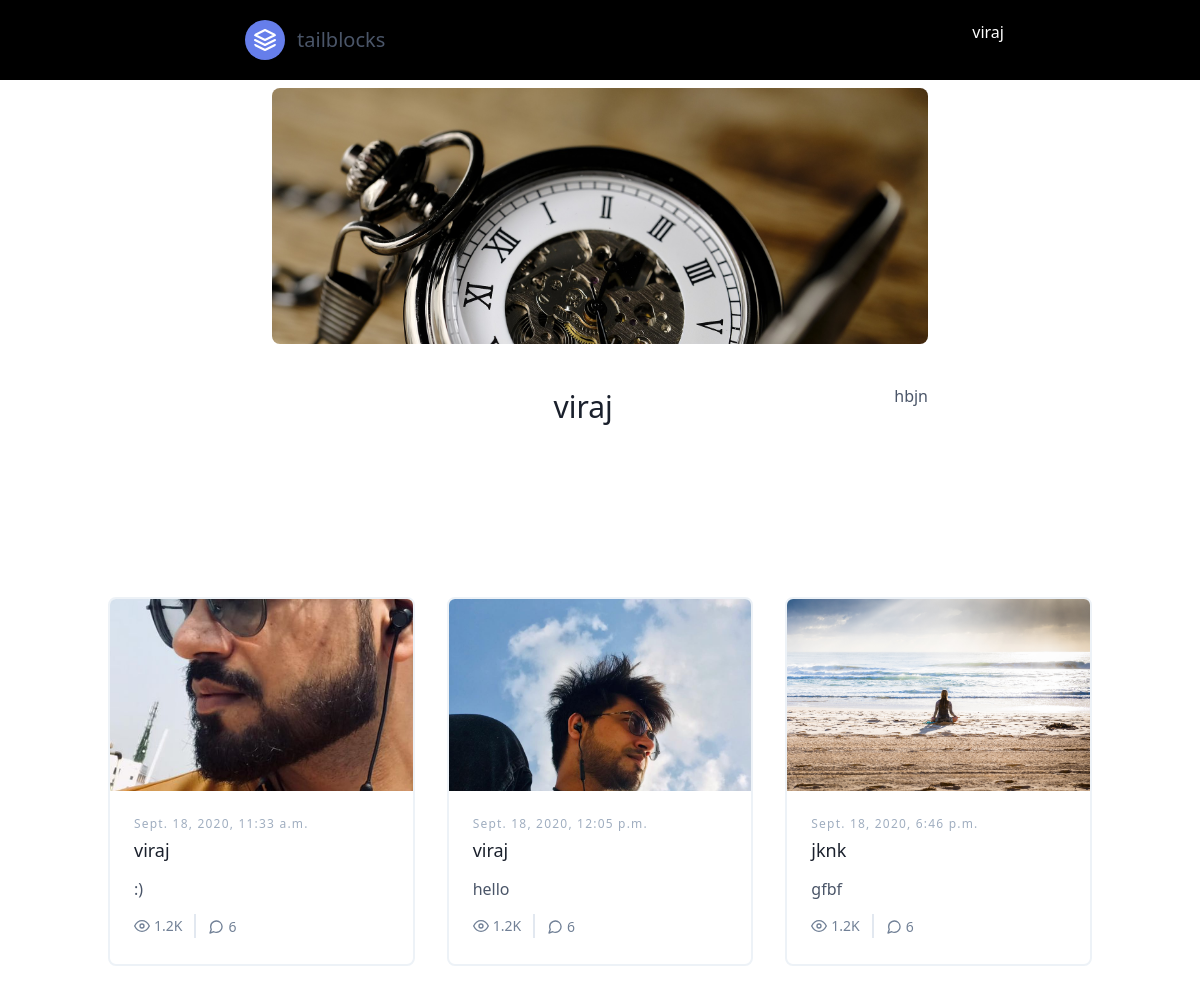
The page /insta/home/profile_detail_user/viraj/ (signed in) on the database its author committed.
### insta/models.py (models this page shows, shortened)
class Profile(models.Model):
    profile_pic = models.ImageField(upload_to='media/profile_pic/',blank=True,null=True,default='nopic/slide3.jpg')
    user = models.OneToOneField(User, on_delete=models.CASCADE)
    address = models.CharField(max_length=200,blank=True,null=True)
    phone_no = models.CharField(validators=[RegexValidator("^0?[5-9]{1}\d{9}$")], max_length=15, null=True, blank=True)

class User_Post(models.Model):
    pic = models.ImageField(upload_to='post/')
    subject = models.CharField(max_length=200)
    msg = models.TextField(null=True, blank=True)
    cr_date = models.DateTimeField(auto_now_add=True)
    uploaded_by = models.ForeignKey(Profile,on_delete=models.CASCADE, null=True, blank=True)

### insta/views.py (the view)
# urls.py: path('home/profile_detail_user/<str:user>/', views.profile_detail_user,name='profile_detail_user'),
@login_required
def profile_detail_user(request,user):
    user = request.user.username
    user_detail_id = get_object_or_404(Profile,user__username=user)
    profile_post = User_Post.objects.filter(uploaded_by=user_detail_id)
    frndRequest = AddFriend.objects.filter(add_by__user__username=user,confirmn=False)
    you_frnds = AddFriend.objects.filter(add_by__user__username=user,confirmn=True)
    parm ={
       'user_profile_detail':user_detail_id,
       'profile_post':profile_post,
       'frndRequest':frndRequest ,
       'you_frnds':you_frnds,
    }
    return render(request,'insta/profile_detail_user.html',parm)

### templates/insta/profile_detail_user.html (shortened to what this page needs)
 {% extends 'base.html'%}
  {% block contect %}
  <section class="text-gray-700 body-font">
  <div class="container px-5 py-2 mx-auto flex flex-col">
    <div class="lg:w-4/6 mx-auto">
      <div class="rounded-lg h-64 overflow-hidden">
      <img src="{{user_profile_detail.profile_pic.url}}" width="100%"; height="100%">
      </div>
      <div class="flex flex-col sm:flex-row mt-10">
         <div class="flex flex-col text-center w-full mb-12">
      <h1 class="sm:text-3xl text-2xl font-medium title-font mb-4 text-gray-900">{{user_profile_detail.user}}</h1>
    </div>
    <div class="contanier">
      <h1>hbjn</h1>
    </div>
      </div>
    </div>
  </div>
</section>
<section class="text-gray-700 body-font">
  <div class="container px-5 py-24 mx-auto">
    <div class="flex flex-wrap -m-4">
      {% for profile_posts in profile_post%}
      <div class="p-4 md:w-1/3">
        <div class="h-full border-2 border-gray-200 rounded-lg overflow-hidden">
            <a href="{% url 'facebook:post_User_Post_commt' profile_posts.id %}">
          <img class="lg:h-48 md:h-36 w-full object-cover object-center" src="{{profile_posts.pic.url}}" alt="blog">
        </a>
          <div class="p-6">
            <h2 class="tracking-widest text-xs title-font font-medium text-gray-500 mb-1">{{profile_posts.cr_date}}</h2>
            <h1 class="title-font text-lg font-medium text-gray-900 mb-3">{{profile_posts.subject}}</h1>
            <p class="leading-relaxed mb-3">{{profile_posts.msg}}</p>
            <div class="flex items-center flex-wrap ">
              <a href="#">
              <span class="text-gray-600 mr-3 inline-flex items-center lg:ml-auto md:ml-0 ml-auto leading-none text-sm pr-3 py-1 border-r-2 border-gray-300">
                <svg class="w-4 h-4 mr-1" stroke="currentColor" stroke-width="2" fill="none" stroke-linecap="round" stroke-linejoin="round" viewBox="0 0 24 24">
                  <path d="M1 12s4-8 11-8 11 8 11 8-4 8-11 8-11-8-11-8z"></path>
                  <circle cx="12" cy="12" r="3"></circle>
                </svg>1.2K
              </span>
            </a>
              <span class="text-gray-600 inline-flex items-center leading-none text-sm">
                6
              </span>
            </div>
          </div>
        </div>
      </div>
      {% endfor %}
    </div>
  </div>
</section>
   {%endblock%}

### templates/base.html (shortened to what this page needs)
<!DOCTYPE html>
<html>
<head>
  {% load static %}
      <link rel="stylesheet" type="text/css" href="{% static 'style.css' %}">
  <link href="https://unpkg.com/tailwindcss@^1.0/dist/tailwind.min.css" rel="stylesheet">
</head>
<body>
  <header class="text-gray-700 body-font bg-black">
  <div class="container flex flex-wrap p-5 flex-col md:flex-row items-center ">
    <a class="flex mr-auto ml-auto order-first lg:order-none lg:w-1/5 title-font font-medium items-center text-white-900 lg:items-center lg:justify-center mb-4 md:mb-0" href="{% url 'facebook:home' %}">
      <svg xmlns="http://www.w3.org/2000/svg" fill="none" stroke="currentColor" stroke-linecap="round" stroke-linejoin="round" stroke-width="2" class="w-10 h-10 text-white p-2 bg-indigo-500 rounded-full" viewBox="0 0 24 24" >
        <path d="M12 2L2 7l10 5 10-5-10-5zM2 17l10 5 10-5M2 12l10 5 10-5"></path>
      </svg>
      <span class="ml-3 text-xl">tailblocks</span>
    </a>
     <div class="lg:w-2/5 inline-flex lg:justify-end ml-5 lg:ml-0">
        <svg fill="none" stroke="currentColor" stroke-linecap="round" stroke-linejoin="round" stroke-width="2" class="w-15 h-10" viewBox="0 0 24 24">
            <h1 style="color: white"><a href="{% url 'facebook:profile_detail_user' request.user %}">{{request.user.username}}</a></h1>
              <circle cx="12" cy="7" r="4"></circle>
            </svg>
    </div>
  </div>
</header>
   {%block contect %}
    {%endblock %}
</body>
</html>

### rows shown on the page
Profile: profile_pic (picture), user "viraj"
User_Post: pic (picture), cr_date "Sept. 18, 2020, 11:33 a.m.", subject "viraj", msg ":)"
User_Post: pic (picture), cr_date "Sept. 18, 2020, 12:05 p.m.", subject "viraj", msg "hello"
User_Post: pic (picture), cr_date "Sept. 18, 2020, 6:46 p.m.", subject "jknk", msg "gfbf"

### other values the page prints
{{ request.user.username }} "viraj"
